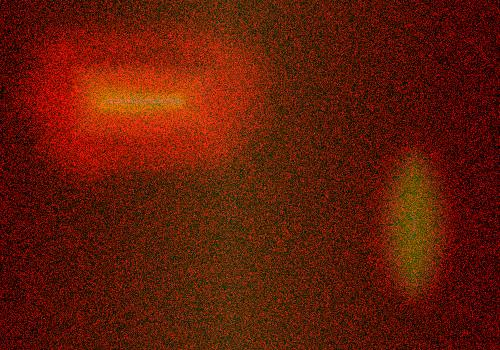
#> input picture HDDA/hw05/heat_idle.jpg, 500 x 350 px
$ jupyter execute Q04.ipynb   (shell and % lines are left out)
#> lines starting #> are read from the running program, lines starting #| are printed output that depends on the picture
[cell 1]
from scipy.io import loadmat
from scipy.interpolate import BSpline
from scipy.linalg import sqrtm
from scipy.optimize import fminbound
from skimage.filters import threshold_otsu
from PIL import Image
import numpy as np
import matplotlib.pyplot as plt
import matplotlib.image as mpimg

[cell 2]
idle = np.array(Image.open('heat_idle.jpg').convert('L'))
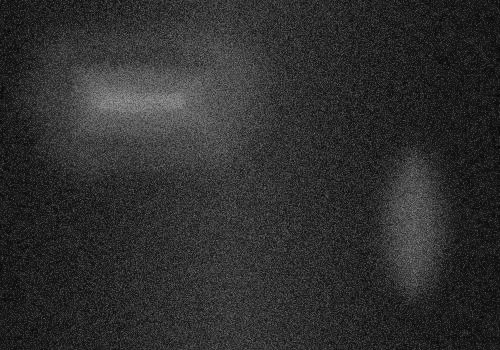
#> idle: shape (350, 500); min 2, max 160, mean 46.5
load = np.array(Image.open('heat_load.jpg').convert('L'))
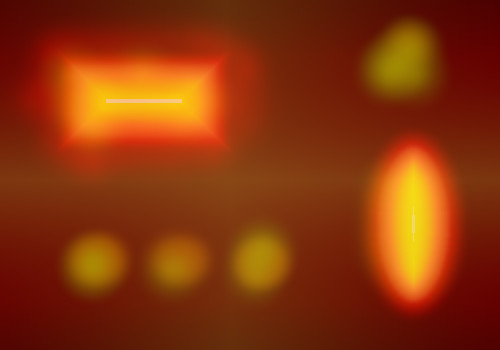
#> input picture HDDA/hw05/heat_load.jpg, 500 x 350 px
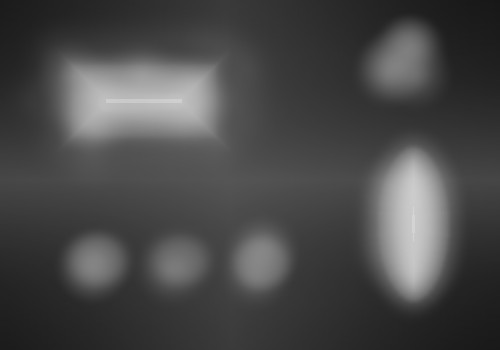
#> load: shape (350, 500); min 23, max 217, mean 72.7

[cell 3]
# Part A
plt.figure()
plt.imshow(load)
plt.title('Load')

plt.figure()
plt.imshow(idle)
plt.title('Idle')

plt.show()

[cell 4]
load.shape
#> Out = (350, 500)

[cell 5]
plt.imshow(np.clip(load+idle,0,255).astype(int))
plt.show()

[cell 6]
def BSplineBasis(x: np.array, knots: np.array, degree: int) -> np.array:
    '''Return B-Spline basis. Python equivalent to bs in R or the spmak/spval combination in MATLAB.
    This function acts like the R command bs(x,knots=knots,degree=degree, intercept=False)
    Arguments:
        x: Points to evaluate spline on, sorted increasing
        knots: Spline knots, sorted increasing
        degree: Spline degree.
    Returns:
        B: Array of shape (x.shape[0], len(knots)+degree+1).
    Note that a spline has len(knots)+degree coefficients. However, because the intercept is missing
    you will need to remove the last 2 columns. It's being kept this way to retain compatibility with
    both the matlab spmak way and how R's bs works.
    If K = length(knots) (includes boundary knots)
    Mapping this to R's bs: (Props to Nate Bartlett )
    bs(x,knots,degree,intercept=T)[,2:K+degree] is same as BSplineBasis(x,knots,degree)[:,:-2]
    BF = bs(x,knots,degree,intercept=F) drops the first column so BF[,1:K+degree] == BSplineBasis(x,knots,degree)[:,:-2]
    '''
    nKnots = knots.shape[0]
    lo = min(x[0], knots[0])
    hi = max(x[-1], knots[-1])
    augmented_knots = np.append(
        np.append([lo]*degree, knots), [hi]*degree)
    DOF = nKnots + degree + 1  # DOF = K+M, M = degree+1
    spline = BSpline(augmented_knots, np.eye(DOF),
                     degree, extrapolate=False)
    B = spline(x)
    return B


def thresh(x, t, tau):
    assert t in ['s', 'h']

    if t is 't':
        tmp = x.copy()
        tmp[np.abs(tmp) < tau] = 0
        return tmp
    else:
        return np.sign(x)*np.maximum(np.abs(x)-tau, 0)

def splinegcv(lam, Y, C, Z, nmiss, W):
    # % Estimate Generalized Cross-validation value

    ndim = len(np.squeeze(Y).shape)
    H = []
    dfi = np.zeros(ndim)
    for idim in range(ndim):
        # print(ndim,idim)
        L1 = C[idim].shape[0]
        # o = np.ones(L1)+lam*np.diag(C[idim])
        o = 1+lam*np.diag(C[idim])
        tmp = Z[idim]@np.diag(1/o)@Z[idim].T
        H.append(tmp)

        dfi[idim] = sum(1/(1+lam*np.diag(C[idim])))

    df = np.product(dfi)
    if ndim == 1:
        Yhat = H[0]@Y
    elif ndim == 2:
        # print(H[0].shape,H[1].shape,Y.shape)
        Yhat = H[0]@Y@H[1]
    elif ndim >= 3:
        raise NotImplementedError
        # Yhat = double(ttm(tensor(Y),H));

    if not W:
        RSS = ((Y-Yhat)**2).sum()
    else:
        diff = Y-Yhat
        RSS = (diff*W*diff).sum()

    n = len(Y)
    GCVscore = RSS/(n-nmiss)/(1-df/n)**2
    return GCVscore


def bsplineSmoothDecompauto(y, B, Ba, lam, gamma, maxIter=20, errtol=1e-6):
    def plus0(x): return np.maximum(x, 0)
    def norm(x): return np.linalg.norm(x, 2)
    sizey = y.shape
    ndim = len(y.squeeze().shape)

    if ndim == 1:
        Lbs = 2*norm(Ba[0])**2
        X = np.zeros(Ba[0].shape[1])
        a = 1
        BetaA = X.copy()
    elif ndim == 2:
        Lbs = 2*norm(Ba[0])**2*norm(Ba[1])**2
        X = np.zeros((Ba[0].shape[1], Ba[1].shape[1]))
        BetaA = X.copy()

    if len(lam) == 1:
        lam = np.ones(ndim)*lam

    SChange = 1e10
    H = []
    a = np.zeros_like(y)
    C = []
    Z = []

    for idim in range(ndim):
        Li = sqrtm(B[idim].T@B[idim])
        Li = Li + 1e-8*np.eye(*Li.shape)
        Di = np.diff(np.eye(B[idim].shape[1]), 1, axis=0)
        tmp = np.linalg.pinv(Li.T)@(Di.T@Di)@np.linalg.pinv(Li)
        Ui, ctmp, _ = np.linalg.svd(tmp)
        C.append(np.diag(ctmp))
        Z.append(B[idim]@np.linalg.pinv(Li.T)@Ui)

    iIter = 0
    t = 1

    while SChange > errtol and iIter < maxIter:
        iIter += 1
        Sold = a
        BetaSold = BetaA
        told = t
        def gcv(x): return splinegcv(x, y, C, Z, 0, [])

        if len(lam) == 0 and iIter == 1:
            lam = fminbound(gcv, 1e-2, 1e3)
            lam = lam*np.ones(ndim)

        # % %
        H = []
        for idim in range(ndim):
            L1 = C[idim].shape[0]
            o = np.ones(L1)+lam[idim]*np.diag(C[idim])
            tmp = Z[idim]@np.diag(1/o)@Z[idim].T
            H.append(tmp)
        if ndim == 1:
            yhat = H[0]@(y-a)
            BetaSe = X + 2/Lbs*Ba[0].T@(y - Ba[0]@X - yhat)
        elif ndim == 2:
            yhat = H[0]@(y-a)@H[1]
            BetaSe = X + 2/Lbs*Ba[0].T@(y - Ba[0]@X@Ba[1].T - yhat)@Ba[1]

        maxYe = np.abs(BetaSe).max()

        # %
        if not gamma and iIter % 3 == 1:
            gamma = threshold_otsu(np.abs(BetaSe)/maxYe)*maxYe*Lbs

        # change 'h' to 's' for softthresholding
        BetaA = thresh(BetaSe, 'h', gamma/Lbs)
        if ndim == 1:
            a = Ba[0] @BetaA
        elif ndim == 2:
            a = Ba[0] @BetaA@ Ba[1].T
        t = (1+(1+4*told**2)**0.5)/2

        if iIter == 1:
            X = BetaA
        else:
            X = BetaA+(told-1)/t*(BetaA-BetaSold)

        SChange = a-Sold
        SChange = (SChange**2).sum()

    return yhat, a

[cell 7]
def decomp(A,Y, sigma=.05, delta=.2, knots=6, snk=4):

    Y = Y + delta*A

    kx = knots
    ky = knots
    nx, ny = Y.shape
    B1 = BSplineBasis(np.arange(nx), np.linspace(0, nx-1, kx), 2)[:, :-2]
    B2 = BSplineBasis(np.arange(ny), np.linspace(0, ny-1, ky), 2)[:, :-2]
    snk = 4
    skx = int(np.round(nx/snk))
    sky = int(np.round(ny/snk))
    Bs1 = BSplineBasis(np.arange(nx), np.linspace(0, nx-1, skx), 1)[:, :-2]
    Bs2 = BSplineBasis(np.arange(ny), np.linspace(0, ny-1, sky), 1)[:, :-2]

    y = Y
    B = [B1, B2]
    Ba = [Bs1, Bs2]
    lam = []
    gamma = []
    maxIter = 20
    errtol = 1e-6

    yhat, a = bsplineSmoothDecompauto(Y, B, Ba, [], [])
    return Y, yhat,a

[cell 8]
# Part B
Y,yhat,a = decomp(load,idle)
#> the loop in bsplineSmoothDecompauto, `while SChange > errtol and iIter < maxIter:` made 20 passes
#> (maxYe, gamma, SChange) on pass 1: (46.26, 393.7, 2482099.7)
#> (maxYe, SChange) on passes 2 to 7: (55.8, 184423.9), (61.63, 58722.3), (65.36, 22876.3), (67.64, 9667.9), (68.97, 4333.2), (69.74, 1965.6)
#> pass 1, in bsplineSmoothDecompauto, `BetaA = thresh(BetaSe, 'h', gamma/Lbs)`:
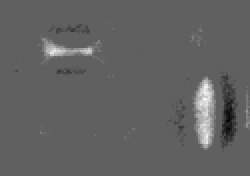
#> BetaA: shape (88, 125) float64 (shown 2 times larger); min -20.72, max 34.06, mean 0.5; drawn with min black and max white
#> after the loop in bsplineSmoothDecompauto, `while SChange > errtol and iIter < maxIter:`:
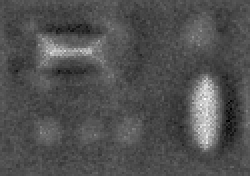
#> BetaSe: shape (88, 125) float64 (shown 2 times larger); min -31.34, max 70.65, mean 1.1; drawn with min black and max white
#> after the loop in bsplineSmoothDecompauto, `while SChange > errtol and iIter < maxIter:`: gamma = 393.7; iIter = 20
plt.figure()
plt.imshow(np.clip(Y, 0, 255).astype(int),cmap='jet')
plt.title('Combined')


plt.figure()
plt.imshow(np.clip(yhat, 0, 255).astype(int),cmap='jet')
plt.title('Mean')
plt.show()

plt.figure()
plt.imshow(np.clip(a, 0, 255).astype(int),cmap='jet')
plt.title('Anomalies')
plt.show()

[cell 9]
# Part C
Y,yhat,a = decomp(load,idle, delta=1, knots=5)
#> call 2 of decomp, with sigma = 0.05, delta = 1, knots = 5, snk = 4
#> in decomp (call 2), `Y = Y + delta*A`:
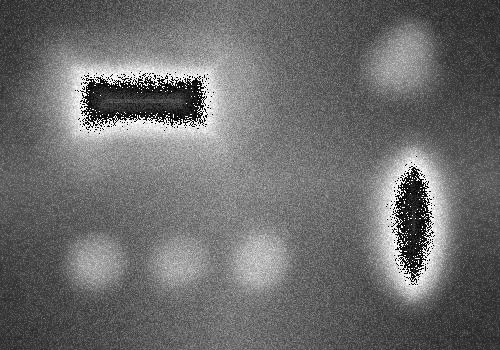
#> Y: shape (350, 500); min 0, max 255, mean 108.6
#> call 2 of bsplineSmoothDecompauto, with maxIter = 20, errtol = 1e-06
#> the loop in bsplineSmoothDecompauto (call 2), `while SChange > errtol and iIter < maxIter:` made 20 passes
#> (lam, maxYe, gamma, SChange) on pass 1: ([7.97, 7.97], 117.8, 1299.2, 25631058.9)
#> (maxYe, SChange) on passes 2 to 7: (137, 487855.6), (145.7, 84293.9), (151.4, 25738), (156.2, 10433.6), (159.7, 4373.2), (162.4, 1875.7)
#> pass 1, in bsplineSmoothDecompauto (call 2), `BetaA = thresh(BetaSe, 'h', gamma/Lbs)`:
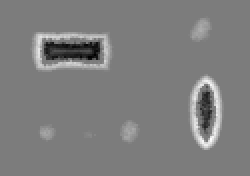
#> BetaA: shape (88, 125) float64 (shown 2 times larger); min -73.6, max 77.51, mean 1.1; drawn with min black and max white
#> after the loop in bsplineSmoothDecompauto (call 2), `while SChange > errtol and iIter < maxIter:`:
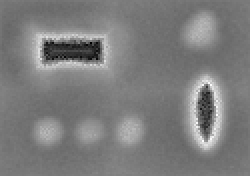
#> BetaSe: shape (88, 125) float64 (shown 2 times larger); min -153.9, max 163.2, mean 1.5; drawn with min black and max white
#> after the loop in bsplineSmoothDecompauto (call 2), `while SChange > errtol and iIter < maxIter:`: gamma = 1299.2; iIter = 20
plt.figure()
plt.imshow(np.clip(Y, 0, 255).astype(int),cmap='jet')
plt.title('Combined')


plt.figure()
plt.imshow(np.clip(yhat, 0, 255).astype(int),cmap='jet')
plt.title('Mean')
plt.show()
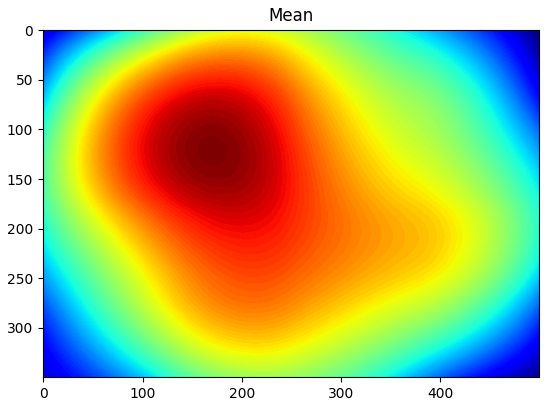
#> figure drawn by matplotlib, 1 panel

plt.figure()
plt.imshow(np.clip(a, 0, 255).astype(int),cmap='jet')
plt.title('Anomalies')
plt.show()
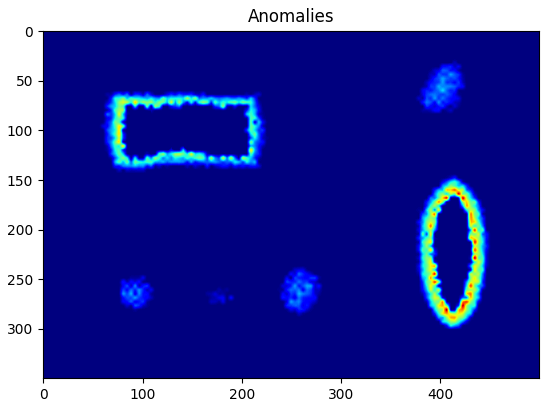
#> figure drawn by matplotlib, 1 panel
